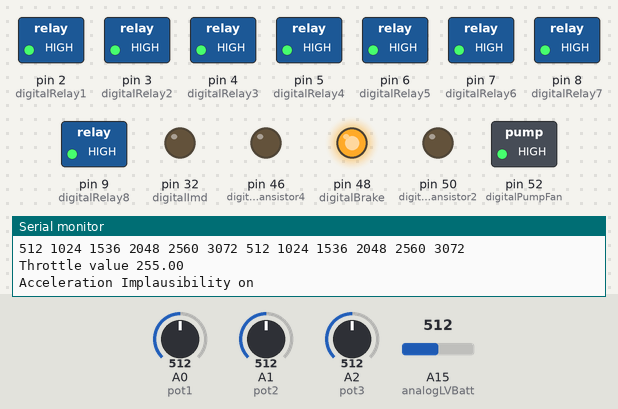
A sketch run on a simulated Arduino Mega 2560, built with avr-gcc and run on an emulated ATmega2560. Parts: switched loads named in the sketch (green lamp = pin HIGH), output pins drawn as LEDs (lit = HIGH), the last lines printed to the serial monitor. Inputs (shaded band) come from the test bench; at power-on: A2 (pot3) = 512, A0 (pot1) = 512, A1 (pot2) = 512, A15 (analogLVBatt) = 512.

Above: at 1.2 s.
1.3 s: A2 (pot3) set to 349
2.8 s: A2 (pot3) set to 319
At 4.3 s:
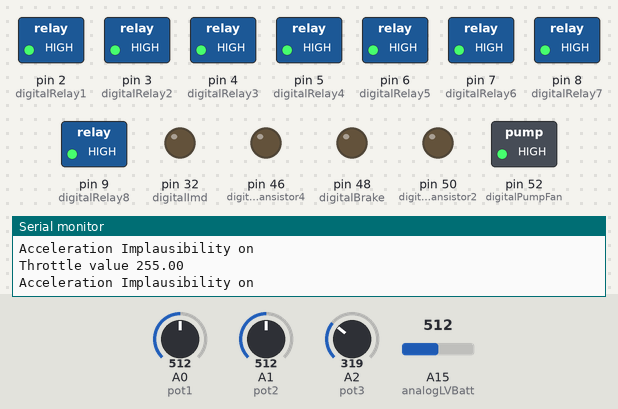
7.5 s: A2 (pot3) set to 716
At 8.4 s:
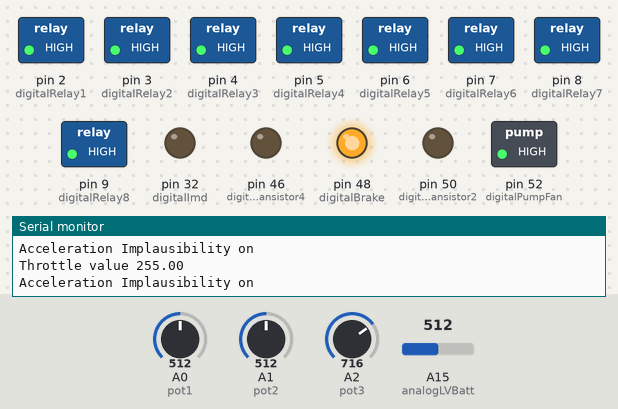
9.0 s: A2 (pot3) set to 306
At 9.8 s:
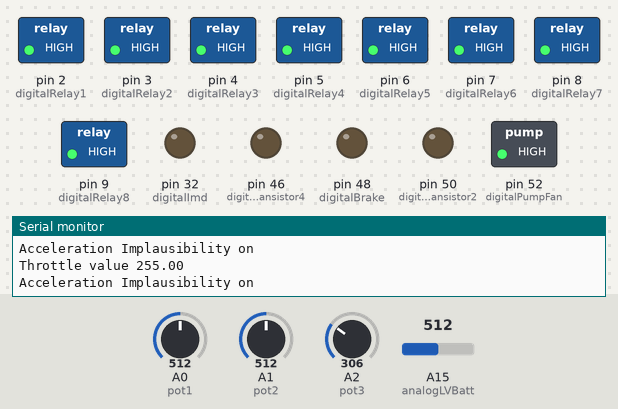
Timing chart, 0 to 11.5 s (numbered marks = the images above; inputs shaded):
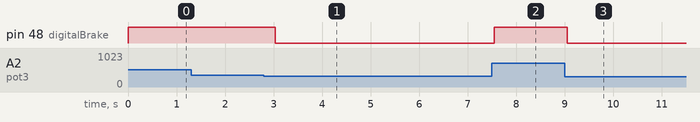

Measured:
- the behaviour switches between 337 and 336 on A2 (pot3) (found by bisection; images 0 and 1)
- after the input at 2.8 s, pin 48 (digitalBrake): HIGH → LOW after 0.23 s
- after the input at 7.5 s, pin 48 (digitalBrake): LOW → HIGH after 0.05 s
- after the input at 9.0 s, pin 48 (digitalBrake): HIGH → LOW after 0.06 s

The sketch:

arduinoTestRear.ino
```cpp
/*
Arduino 1
Type: Mega
Use: Start vehicle, activate brake light, shut off vehicle
*/

/*************************************
BEGIN CONFIGURATION
*************************************/
#include <EEPROM.h>;

int digitalRelay1 = 2;
int digitalRelay2 = 3;
int digitalRelay3 = 4;
int digitalRelay4 = 5;
int digitalRelay5 = 6; //Ready to drive sound
int digitalRelay6 = 7; //Throttle control
int digitalRelay7 = 8; //Discharge
int digitalRelay8 = 9; //Precharge
int digitalImd = 32; // PWM read pin
int digitalTransistor4 = 46;
int digitalBrake = 48; //transistor3
int digitalTransistor2 = 50;
int digitalPumpFan = 52; //transistor1
int mux8 = 40;
int mux4 = 28;
int mux2 = 36;
int mux1 = 34;
int analogHSOK = 7;
int analogAmbientTemp = 8; //todo
int analogDCDCTemp = 9; //todo
int analogImdBmsFaultReset = 11;
int analogThermistor1 = 12;
int analogThermistor2 = 13;
int analogThermistor3 = 14;
int analogLVBatt = 15;
int analogMotorCtrlTemp; //todo find pin number
int analogCheckShutdownButtons; //todo find pin number
int analogCheckDcDc; //todo find pin number
int Bms_SOC = 3;//todo bms pins might be mixed up
    int Bms_SOC_Val = 0;
int Bms_Amps = 4;
    int Bms_Amps_Val = 0;
    int Bms_Amps_Actual = 0;
    int Bms_Allowed_Current = 0;
int Bms_DCL = 5;
    int Bms_DCL_Val = 0;

/**Added by Nathan C to force it to compile*/
unsigned long highPulse;
unsigned long lowPulse;
unsigned long totalPulse;
unsigned long AmpsOutReading;

int pot1 = 0;//Pot1 and Pot2 used for acceleration
int pot2 = 1;
int pot3 = 2;//Pot3 used for brake
int pot1High = 376;//Pedal pressed
int pot1Low = 147;//Pedal resting//todo right now the low vals are when a little pressure is applied
int pot2High = 462;
int pot2Low = 226;
int pot3High = 468;//Pot3 used for brake
int pot3Low = 336;
int i = 0; // for the LV battery read loop
int j = 1; // also for LV battery read loop
int lvbatt[] = {0, 0, 0, 0, 0, 0, 0, 0, 0, 0, 0, 0}; // for LV battery analog readings
boolean LVBattProblem = false;

/*************************************
END CONFIGURATION
*************************************/

float pot1ValAdjusted;
float pot2ValAdjusted;
float pot3ValAdjusted;
float potAccAdjDiff;//Holds the difference between two accelerator readings
float pot1Range = pot1High - pot1Low;//Ranges that each pot will move (used for percentage calcs)
float pot2Range = pot2High - pot2Low;
float pot3Range = pot3High - pot3Low;
float torqueVal;//0-1000 mapped value for torque
float torqueValAdjusted;//0-255 adjusted exponentially
boolean brakePlausActive = false;//Set to true if brakes actuated && torque encoder > 25%

String inputCmdStream1 = "";
String inputCmdStream2 = "";
String inputCmdStream3 = "";
boolean stringComplete1 = false;
boolean stringComplete2 = false;
boolean stringComplete3 = false;
String inputCmd1;
String inputCmd2;
String inputCmd3;
unsigned long timeoutRx1;//Use Serial1 for Arduino 2 - Dash
unsigned long timeoutRx2;//Use Serial2 for Arduino 4 - Battery 1
unsigned long timeoutRx3;//Use Serial3 for Arduino 5 - Battery 2
unsigned long runLoop;//Stores millisecond value to run main loop every so often (instead of using delay)
boolean eepromCheckGood = false;//Used when checking if eeprom error code is set
boolean eepromChecked = false;//Used so eeprom checked only once when starting or restarting
boolean ready2Drive = false;
int startupSequence = 0;//Holds startup stage
int eepromErrCode = 0;//Holds eeprom error code
boolean startupSequencePrinted = false;//So stuff gets printed once per startup stage
int dashSwitch2Val = -1;
int dashButtonVal = -1;
boolean dashButtonPressedMemory = false;//Remembers momentary button press till acted upon
int newLineIndex;

unsigned long test1SecLoop = 0;

void setup() {
    Serial.begin(115200);//Talk back to computer
    Serial1.begin(115200);//ar2
    Serial2.begin(115200);//ar4
    Serial3.begin(115200);//ar5
    inputCmdStream1.reserve(100);
    inputCmdStream2.reserve(100);
    inputCmdStream3.reserve(100);
    //Initialize output pins
    pinMode(digitalRelay1, OUTPUT);
    digitalWrite(digitalRelay1, HIGH);
    pinMode(digitalRelay2, OUTPUT);
    digitalWrite(digitalRelay2, HIGH);
    pinMode(digitalRelay3, OUTPUT);
    digitalWrite(digitalRelay3, HIGH);
    pinMode(digitalRelay4, OUTPUT);
    digitalWrite(digitalRelay4, HIGH);
    pinMode(digitalRelay5, OUTPUT);
    digitalWrite(digitalRelay5, HIGH);
    pinMode(digitalRelay6, OUTPUT);
    digitalWrite(digitalRelay6, HIGH);
    pinMode(digitalRelay7, OUTPUT);
    digitalWrite(digitalRelay7, HIGH);
    pinMode(digitalRelay8, OUTPUT);
    digitalWrite(digitalRelay8, HIGH);
    pinMode(digitalImd, OUTPUT);//todo output or input?
    pinMode(digitalTransistor4, OUTPUT);
    pinMode(digitalBrake, OUTPUT);
    pinMode(digitalTransistor2, OUTPUT);
    pinMode(digitalPumpFan, OUTPUT);

    digitalWrite(digitalPumpFan, HIGH);//Turn on cooling fan

    //Wait 1 second for communication before throwing error
    timeoutRx1 = 5000;
    timeoutRx2 = 5000;
    timeoutRx3 = 5000;
    runLoop = 0;
    Serial1.println();
}

void loop() {

    /*************************************
    Commands that run whether or not car is ready to drive
    *************************************/
    if (stringComplete1) {//Received command from AR2
        newLineIndex = inputCmdStream1.indexOf('\n');
        if (newLineIndex > -1) {//Newline is found
            inputCmd1 = inputCmdStream1.substring(0, newLineIndex);
            inputCmdStream1 = inputCmdStream1.substring(newLineIndex + 1);
        }
        if (inputCmdStream1.indexOf('\n') == -1) {//No more complete commands
            stringComplete1 = false;
        }
        if (inputCmd1 == "ar1:restart") {
            reset(13);
        } else if (inputCmd1.substring(0,10) == "ar1:print:") {
            Serial.print(millis());
            Serial.print(" - ");
            Serial.println(inputCmd1.substring(10));//todo make sure this works
        } else if (inputCmd1.substring(0,17) == "ar1:dashSwitches:") {
            char switchRead = inputCmd1.charAt(17);
            dashSwitch2Val = switchRead - '0';//todo make sure char to int conversion works
            switchRead = inputCmd1.charAt(18);
            dashButtonVal = switchRead - '0';
            if (dashButtonVal = 1) {
                dashButtonPressedMemory = true;
            }
        }
    }

    if (stringComplete2) {//Received command from ar4
        newLineIndex = inputCmdStream2.indexOf('\n');
        if (newLineIndex > -1) {//Newline is found
            inputCmd2 = inputCmdStream2.substring(0, newLineIndex);
            inputCmdStream2 = inputCmdStream2.substring(newLineIndex + 1);
        }
        if (inputCmdStream2.indexOf('\n') == -1) {//No more complete commands
            stringComplete2 = false;
        }
        //Put stuff here
    }
    if (stringComplete3) {//Received command from ar5
        newLineIndex = inputCmdStream3.indexOf('\n');
        if (newLineIndex > -1) {//Newline is found
            inputCmd3 = inputCmdStream3.substring(0, newLineIndex);
            inputCmdStream3 = inputCmdStream3.substring(newLineIndex + 1);
        }
        if (inputCmdStream3.indexOf('\n') == -1) {//No more complete commands
            stringComplete3 = false;
        }
        //Put stuff here
    }
    if (runLoop < millis()) {//Runs 4x per second
        runLoop = millis() + 250;//Push runLoop up 250 ms
        Serial1.print("ar2:throttle:");
        Serial1.println(torqueValAdjusted);

        //todo read motor/controller/water temp - pins A2-A3
        //todo write error code if emergency buttons pressed? - pins A6-A10

        //todo BMS shutdown


        /******************************
        Throttle reading code
        ******************************/
        //Read analog values all at once
        pot1ValAdjusted = analogRead(pot1);
        pot2ValAdjusted = analogRead(pot2);
        pot3ValAdjusted = analogRead(pot3);

        if (pot1ValAdjusted > 1000 || pot1ValAdjusted < 10 || pot2ValAdjusted > 1000 || pot2ValAdjusted < 10) {
            reset(11);
            Serial.println("Throttle encoder short detected");
        }

        //Now calculate remapped values
        pot1ValAdjusted = pot1ValAdjusted - pot1Low;
        pot1ValAdjusted = pot1ValAdjusted * 1000;
        pot1ValAdjusted = pot1ValAdjusted / pot1Range;//new mapped value from 0-1000

        pot2ValAdjusted = pot2ValAdjusted - pot2Low;
        pot2ValAdjusted = pot2ValAdjusted * 1000;
        pot2ValAdjusted = pot2ValAdjusted / pot2Range;

        pot3ValAdjusted = pot3ValAdjusted - pot3Low;
        pot3ValAdjusted = pot3ValAdjusted * 1000;
        pot3ValAdjusted = pot3ValAdjusted / pot3Range;

        potAccAdjDiff = abs(pot1ValAdjusted-pot2ValAdjusted);//Get difference between torque sensors
        if (pot2ValAdjusted > pot1ValAdjusted) {//Torque is lowest of two torque sensors
            torqueVal = pot1ValAdjusted;
        } else {
            torqueVal = pot2ValAdjusted;
        }
        if (torqueVal < 0) {
            torqueValAdjusted = 0;
        } else {
            torqueValAdjusted = 255 * pow((torqueVal/1000), 2);
        }
        if (torqueValAdjusted > 255) {
            torqueValAdjusted = 255;
        }
        Serial.print("Throttle value ");
        Serial.println(torqueValAdjusted);//Prints torque value to computer

        if (pot3ValAdjusted > 0) { //Brake light
            digitalWrite(digitalBrake, HIGH);
        } else if (pot3ValAdjusted <= 0) {
            digitalWrite(digitalBrake, LOW);
        }

        if (potAccAdjDiff > 200) {//Acceleration error check (Die if 20%+ difference between readings)
            //todo does this need to shut down car or just send 0 torque val?
            //todo put error on screen
            Serial.println("Acceleration Implausibility on");
        } else {
            //todo remove error from screen
            Serial.println("Acceleration Implausibility off");
            if (pot3ValAdjusted > 0 && torqueVal >= 250) {//If brake pressed and torque pressed over 25%
                brakePlausActive = true;
                //todo put error on screen
                Serial.println("Brake plausibility on");
            } else if (brakePlausActive && torqueVal < 50) {//Motor deactivated but torque less than 5% (required before disabling brake plausibility)
                brakePlausActive = false;
                //todo remove error from screen
                Serial.println("Brake plausibility off");
            }
            if (brakePlausActive) {//If brake plausibility is active
                //todo put 0 throttle on screen
            } else {//If brake plausibility is not active
                //todo put throttle on screen
            }
        }
        /******************************
        End throttle reading code
        ******************************/


        //todo Anything else this Arduino needs to do other than process received data
    }

    if (test1SecLoop < millis()) {
        test1SecLoop = millis() + 1000;


        /****************************
        Begin Low Voltage Battery Reading Code
        ***************************/
        j = 0;
        for(i = 0; i < 16; i++) {// turns on the mux pins
          digitalWrite(mux8, LOW);
          digitalWrite(mux4, LOW);
          digitalWrite(mux2, LOW);
          digitalWrite(mux1, LOW);
          if (i == 9 || i == 2 || i == 1 || i == 0){
          }
          else {
            if ((i | 0x08) == 0x08) { // 8s place
              digitalWrite(mux8, HIGH);
            }
            if((i | 0x04) == 0x04) { // 4s place
              digitalWrite(mux4, HIGH);
            }
            if((i | 0x04) == 0x04) { // you get the idea
              digitalWrite(mux2, HIGH);
            }
            if((i | 0x04) == 0x04) {
              digitalWrite(mux1, HIGH);
            }
            delay(1); // let the signal propogate
            lvbatt[11-j] = analogRead(analogLVBatt); // so that results go in low cell to high cell
            if ((lvbatt[j] < 614) && (i == 15 || i == 8)) { // this checks if the lowest cell is too low
              LVBattProblem = true;
            }


            j++;
          }
        }
        for( i = 0; i < 6; i++) {
          lvbatt[i] = lvbatt[i]*(i+1); // so that we get actual voltages
        }
        for( i = 6; i < 12; i++) {
          lvbatt[i] = lvbatt[i]*(i-5); // so that we get actual voltages
        }
        // we don't want any one cell to have less that 3 volts (614 in arduino terms)
        for(i = 1; i < 6; i++) {
          if((lvbatt[i] - lvbatt[i-1]) < 614) { // checks first battery
            LVBattProblem = true;
          }
        }
        for(i = 7; i < 12; i++) {
          if((lvbatt[i] - lvbatt[i-1]) < 614) { // checks second battery
            LVBattProblem = true;
          }
        }
        if(LVBattProblem) {
          Serial.println("LV Battery Fault");
        }
        else {
          Serial.println("LV Battery is fine");
        }
        for(i = 0; i < 12; i++) {
          Serial.print(lvbatt[i]);
          Serial.write(32);
        }
        Serial.println("  ");
        /*********************************
        End LV Batery Reading Code
        **********************************/
    }

    /*************************************
    End always-run commands
    *************************************/


}

void serialTimeout() {
    if (timeoutRx1 < millis() || timeoutRx2 < millis() || timeoutRx3 < millis()) {//If 1 second has passed since receiving a complete command from all 3 connected Arduinos turn off low voltage ***SOMETHING HAS GONE WRONG***
        Serial.println(millis());
        if(timeoutRx1 < millis()) {
            Serial.println("ar1 lost connection to ar2");
        }
        if(timeoutRx2 < millis()) {
            Serial.println("ar1 lost connection to ar4");
        }
        if(timeoutRx3 < millis()) {
            Serial.println("ar1 lost connection to ar5");
        }
        reset(10);
    }
}

void serialEvent1() {//Receives commands from ar2
    while (Serial1.available()) {
        char newChar = (char)Serial1.read();
        if (newChar == '\n') {
            stringComplete1 = true;
            timeoutRx1 = millis() + 1000; //Number of milliseconds since program started, plus 1000, used to timeout if no complete command received for 1 second
            //Serial.println("recvd ar2: "+inputCmd1);
        }
        inputCmdStream1 += newChar;
    }
}

void serialEvent2() {//Receives commands from ar4. todo: might have problems if receives while using inputCmdStream in arduino loop
    while (Serial2.available()) {
        char newChar = (char)Serial2.read();
        if (newChar == '\n') {
            stringComplete2 = true;
            timeoutRx2 = millis() + 1000; //Number of milliseconds since program started, plus 1000, used to timeout if no complete command received for 1 second
            //Serial.println("recvd ar4: "+inputCmd2);
        }
        inputCmdStream2 += newChar;

    }
}

void serialEvent3() {//Receives commands from ar5
    while (Serial3.available()) {
        char newChar = (char)Serial3.read();
        if (newChar == '\n') {
            stringComplete3 = true;
            timeoutRx3 = millis() + 1000; //Number of milliseconds since program started, plus 1000, used to timeout if no complete command received for 1 second
            //Serial.println("recvd ar5: "+inputCmd3);
        }
        inputCmdStream3 += newChar;

    }
}

void reset(int errCode) {
    Serial.print(millis());
    Serial.print(" - Shutting down - ");
    Serial.println(errCode);//Now send to computer
    Serial1.println("ar2:restart");
    //todo ar4 & ar5 don't need to reset right?
    ready2Drive = false;
    startupSequence = 0;//Reset the startup sequence
    eepromChecked = false;
    eepromCheckGood = false;
    dashSwitch2Val = -1;//Init values of -1
    dashButtonVal = -1;
}
```
